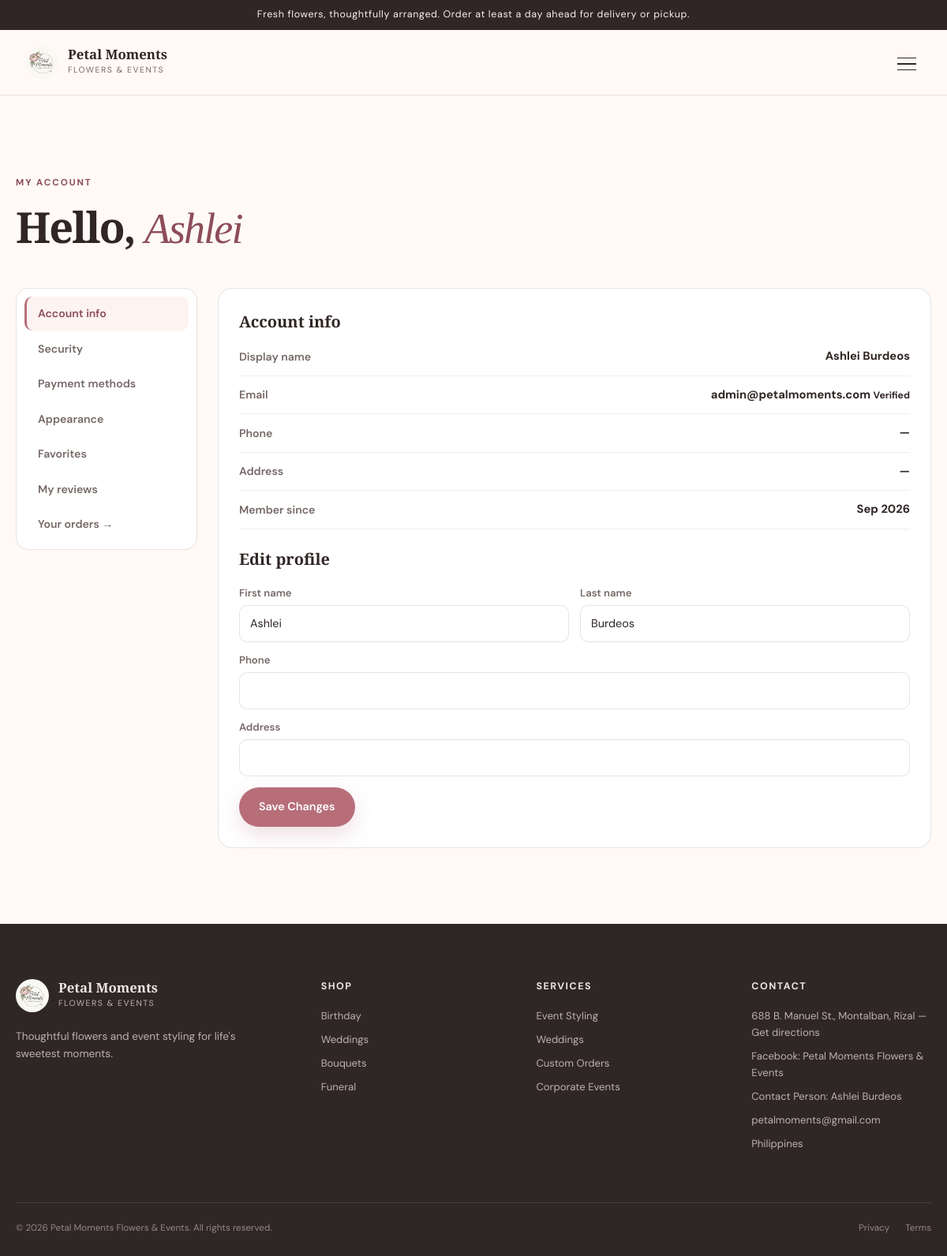
The app's page /account.php (signed in) with its own data.
### tables this page shows
CREATE TABLE users (
  id            INT UNSIGNED AUTO_INCREMENT PRIMARY KEY,
  first_name    VARCHAR(60)  NOT NULL,
  last_name     VARCHAR(60)  NOT NULL,
  email         VARCHAR(120) NOT NULL UNIQUE,
  password      VARCHAR(255) NOT NULL,
  phone         VARCHAR(20)  NULL,
  address       VARCHAR(255) NULL,
  role          ENUM('customer','admin','employee') NOT NULL DEFAULT 'customer',
  is_active     TINYINT(1)   NOT NULL DEFAULT 1,
  theme         ENUM('light','dark') NOT NULL DEFAULT 'light',
  created_at    TIMESTAMP    NOT NULL DEFAULT CURRENT_TIMESTAMP
);

### config/database.php (called while the page is built, shortened)
<?php
function db() {
    try {
        $pdo = new PDO(
            'mysql:host=' . DB_HOST . ';dbname=' . DB_NAME . ';charset=utf8mb4',
            DB_USER,
            DB_PASS
        );
        $pdo->setAttribute(PDO::ATTR_DEFAULT_FETCH_MODE, PDO::FETCH_ASSOC);
        $pdo->setAttribute(PDO::ATTR_ERRMODE, PDO::ERRMODE_EXCEPTION);
        return $pdo;
    } catch (PDOException $e) {
        die('Database connection failed: ' . $e->getMessage());
    }
}

### config/functions.php (called while the page is built, shortened)
<?php
require_once __DIR__ . '/database.php';
function e($value)
{
    return htmlspecialchars((string)$value);
}

### account.php (the view, shortened to what this page needs)
<?php
require_once __DIR__ . '/config/functions.php';
$stmt = db()->prepare("SELECT * FROM users WHERE id = :id");
$stmt->execute([':id' => $_SESSION['user_id']]);
$user = $stmt->fetch();
$tab = $_GET['tab'] ?? 'account';
?>
<?php $pageTitle = 'My Account | Petal Moments'; include __DIR__ . '/includes/header.php'; ?>
<section class="section">
    <div class="container">
        <div class="section-heading">
            <span class="eyebrow">MY ACCOUNT</span>
            <h2>Hello, <em><?php echo e($user['first_name']); ?></em></h2>
        </div>
        <div class="settings-layout">
            <aside class="settings-side">
                <a href="account.php?tab=account" class="<?php echo $tab === 'account' ? 'active' : ''; ?>">Account info</a>
                <a href="account.php?tab=security" class="<?php echo $tab === 'security' ? 'active' : ''; ?>">Security</a>
                <a href="account.php?tab=payments" class="<?php echo $tab === 'payments' ? 'active' : ''; ?>">Payment methods</a>
                <a href="account.php?tab=appearance" class="<?php echo $tab === 'appearance' ? 'active' : ''; ?>">Appearance</a>
                <a href="account.php?tab=favorites" class="<?php echo $tab === 'favorites' ? 'active' : ''; ?>">Favorites</a>
                <a href="account.php?tab=reviews" class="<?php echo $tab === 'reviews' ? 'active' : ''; ?>">My reviews</a>
                <a href="my-orders.php">Your orders →</a>
            </aside>
            <div class="settings-panel">
                <?php if ($tab === 'account'): ?>
                <h3>Account info</h3>
                <div class="settings-row"><span>Display name</span><strong><?php echo e($user['first_name'] . ' ' . $user['last_name']); ?></strong></div>
                <div class="settings-row"><span>Email</span><strong><?php echo e($user['email']); ?> <small class="chip chip-yes">Verified</small></strong></div>
                <div class="settings-row"><span>Phone</span><strong><?php echo e($user['phone'] ?: '—'); ?></strong></div>
                <div class="settings-row"><span>Address</span><strong><?php echo e($user['address'] ?: '—'); ?></strong></div>
                <div class="settings-row"><span>Member since</span><strong><?php echo date('M Y', strtotime($user['created_at'])); ?></strong></div>
                <h3 style="margin-top:22px;">Edit profile</h3>
                <form method="post" action="account.php?tab=account">
                    <div class="form-row">
                        <div>
                            <label>First name</label>
                            <input type="text" name="first_name" value="<?php echo e($user['first_name']); ?>" required>
                        </div>
                        <div>
                            <label>Last name</label>
                            <input type="text" name="last_name" value="<?php echo e($user['last_name']); ?>" required>
                        </div>
                    </div>
                    <label>Phone</label>
                    <input type="text" name="phone" value="<?php echo e($user['phone']); ?>">
                    <label>Address</label>
                    <input type="text" name="address" value="<?php echo e($user['address']); ?>">
                    <button type="submit" class="btn btn-primary" style="margin-top:14px;">Save Changes</button>
                </form>
                <?php endif; ?>
            </div>
        </div>
    </div>
</section>
<?php include __DIR__ . '/includes/footer.php'; ?>

### styles.css (style rules this page uses)
:root { --cream: #fffaf6; --paper: #f8f1eb; --blush: #ead4cf; --rose: #b76e79; --rose-dark: #8d4d58; --sage: #77866f; --ink: #302625; --muted: #756866; --white: #ffffff; --field: #ffffff; --surface: #ffffff; --selected: #fdf3f1; --accent-text: #8d4d58; --success-text: #2c7a3f; --error-text: #b34f4f; --border: rgba(48, 38, 37, 0.12); --shadow: 0 20px 60px rgba(75, 54, 50, 0.10); --radius-lg: 30px; --radius-md: 20px; --radius-sm: 14px; }
* { box-sizing: border-box; margin: 0; padding: 0; }
html { scroll-behavior: smooth; color-scheme: light; }
input, select, textarea { color: var(--ink); background-color: var(--field); accent-color: var(--rose); font: inherit; }
input::placeholder, textarea::placeholder { color: var(--muted); opacity: 1; }
body { font-family: "DM Sans", sans-serif; color: var(--ink); background: var(--cream); line-height: 1.6; overflow-x: clip; }
a { text-decoration: none; color: inherit; }
button, input { font: inherit; }
button { cursor: pointer; }
.container { width: min(1180px, calc(100% - 40px)); margin-inline: auto; }
.btn { display: inline-flex; justify-content: center; align-items: center; min-height: 50px; border-radius: 999px; padding: 0 24px; border: 1px solid transparent; font-weight: 600; font-size: 0.9rem; transition: 0.2s ease; }
.btn-primary { color: white; background: var(--rose); box-shadow: 0 10px 26px rgba(183, 110, 121, 0.22); }
.eyebrow { display: inline-block; color: var(--rose-dark); letter-spacing: 0.17em; font-size: 0.72rem; font-weight: 700; margin-bottom: 18px; }
h1, h2, h3 { font-family: "Playfair Display", serif; font-weight: 600; }
h1 em, h2 em { color: var(--rose-dark); font-weight: 500; }
.section { padding: 96px 0; }
.section-heading { margin-bottom: 46px; }
.section-heading h2, .section-top h2, .event-copy h2, .newsletter h2 { font-size: clamp(2.2rem, 4.5vw, 3.5rem); letter-spacing: -0.035em; line-height: 1.05; }
.settings-layout { display: grid; grid-template-columns: 230px 1fr; gap: 26px; align-items: start; }
.settings-side { display: flex; flex-direction: column; gap: 2px; background: #fff; border: 1px solid var(--border); border-radius: 16px; padding: 10px; position: sticky; top: 110px; }
.settings-side a { padding: 10px 14px; border-radius: 10px; color: var(--muted); font-size: 0.88rem; font-weight: 600; text-decoration: none; border-left: 3px solid transparent; }
.settings-side a.active { background: #fdf3f1; color: var(--rose-dark); border-left-color: var(--rose); }
.settings-panel { background: #fff; border: 1px solid var(--border); border-radius: 18px; padding: 26px; }
.settings-panel h3 { font-size: 1.25rem; margin-bottom: 4px; }
.settings-panel .form-row { display: grid; grid-template-columns: 1fr 1fr; gap: 14px; }
.settings-panel label { display: block; margin: 12px 0 5px; font-size: 0.82rem; font-weight: 600; color: var(--muted); }
.settings-panel input[type="text"], .settings-panel input[type="email"], .settings-panel input[type="password"], .settings-panel select, .settings-panel textarea { width: 100%; padding: 11px 13px; border: 1px solid var(--border); border-radius: 10px; font-size: 0.9rem; background: var(--field); }
.settings-row { display: flex; align-items: center; justify-content: space-between; gap: 12px; padding: 12px 0; border-bottom: 1px solid rgba(48, 38, 37, 0.08); }
.settings-row span { color: var(--muted); font-size: 0.88rem; font-weight: 600; }
.settings-row strong { font-size: 0.92rem; }
:is(input, select, textarea, button, a):focus-visible { outline: 2px solid var(--accent-text); outline-offset: 3px; }

### records on screen
users: first_name "Ashlei", first_name+last_name "Ashlei Burdeos", email "admin@petalmoments.com", phone "—", address "—", created_at "Sep 2026", last_name "Burdeos"
